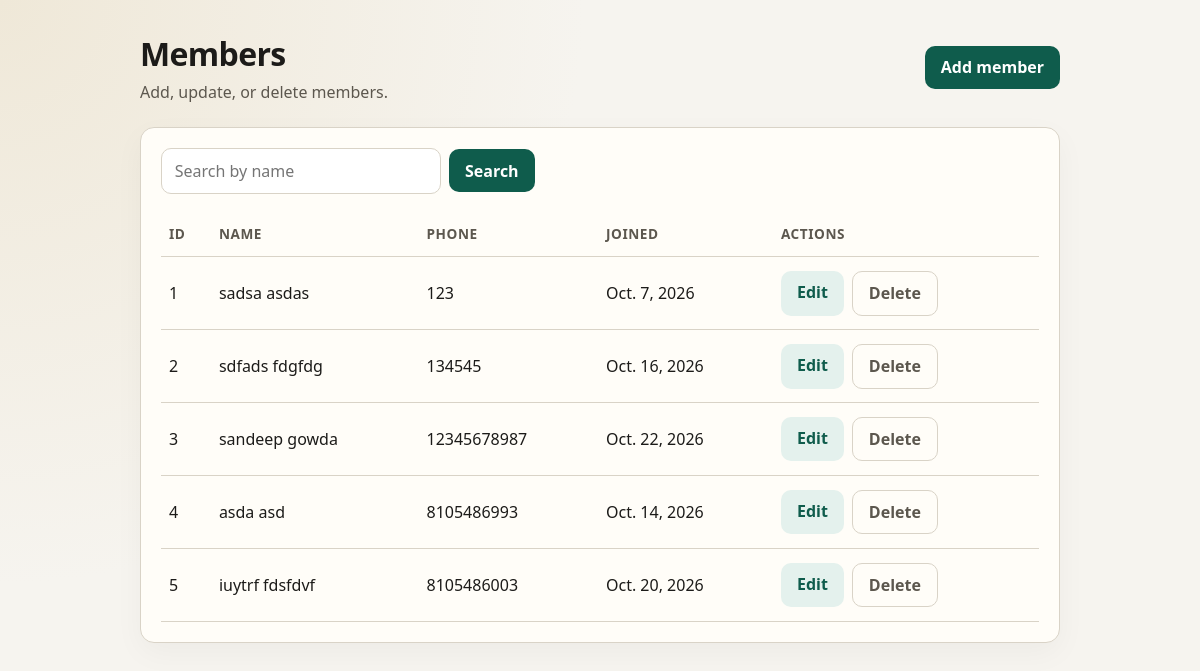
Page /app1/members/ on the committed database.
### app1/models.py (models this page shows, shortened)
class Member(models.Model):
    firstname = models.CharField(max_length=255)
    lastname = models.CharField(max_length=255)
    phone = models.IntegerField(null=True)
    joined_date = models.DateField(null=True)

### app1/views.py (the view)
# urls.py: path('members/', views.members, name='members'),
def members(request):
    query = request.GET.get('q', '').strip()
    all_members = Member.objects.all().order_by('id')
    if query:
        all_members = all_members.filter(
            Q(firstname__icontains=query) | Q(lastname__icontains=query)
        )
    template = loader.get_template('members.html')
    context = {
        'members': all_members,
        'query': query,
    }
    return HttpResponse(template.render(context, request))

### app1/templates/members.html (shortened to what this page needs)
{% extends "base.html" %}
{% block content %}
<header>
  <div>
    <h1>Members</h1>
    <p class="lead">Add, update, or delete members.</p>
  </div>
  <a class="btn btn-primary" href="{% url 'add_member' %}">Add member</a>
</header>
<div class="panel">
  <form method="get" action="{% url 'members' %}" style="max-width: none; margin-bottom: 1rem; display: flex; gap: 0.5rem; align-items: center;">
    <input
      type="text"
      name="q"
      value="{{ query }}"
      placeholder="Search by name"
      style="max-width: 280px;"
    />
    <button class="btn btn-primary" type="submit">Search</button>
  </form>
  {% if members %}
  <table>
    <thead>
      <tr>
        <th>ID</th>
        <th>Name</th>
        <th>Phone</th>
        <th>Joined</th>
        <th>Actions</th>
      </tr>
    </thead>
    <tbody>
      {% for member in members %}
      <tr>
        <td>{{ member.id }}</td>
        <td>{{ member.firstname }} {{ member.lastname }}</td>
        <td>{{ member.phone|default:"—" }}</td>
        <td>{{ member.joined_date|default:"—" }}</td>
        <td>
          <div class="actions">
            <a class="btn btn-secondary" href="{% url 'update_member' member.id %}">Edit</a>
            <a class="btn btn-ghost" href="{% url 'delete_member' member.id %}">Delete</a>
          </div>
        </td>
      </tr>
      {% endfor %}
    </tbody>
  </table>
  {% elif query %}
  <p class="empty">No members match “{{ query }}”.</p>
  {% else %}
  <p class="empty">No members yet. Add your first one.</p>
  {% endif %}
</div>
{% endblock %}

### app1/templates/base.html (style rules this page uses)
:root { --bg: #f6f4ef; --ink: #1c1b19; --muted: #5c574e; --line: #d9d3c7; --accent: #0f5c4c; --accent-soft: #e4f1ed; --danger: #8b2e2e; --danger-soft: #f7e8e8; --card: #fffdf8; }
* { box-sizing: border-box; }
body { margin: 0; font-family: "Segoe UI", Tahoma, Geneva, Verdana, sans-serif; background: radial-gradient(circle at top left, #efe8d8 0%, transparent 40%), var(--bg); color: var(--ink); min-height: 100vh; }
header { display: flex; align-items: center; justify-content: space-between; gap: 1rem; margin-bottom: 1.5rem; }
h1, h2 { margin: 0; font-weight: 650; letter-spacing: -0.02em; }
p.lead { margin: 0.35rem 0 0; color: var(--muted); }
.panel { background: var(--card); border: 1px solid var(--line); border-radius: 14px; padding: 1.25rem; box-shadow: 0 10px 30px rgba(28, 27, 25, 0.04); }
.btn { display: inline-block; border: 0; border-radius: 10px; padding: 0.65rem 1rem; text-decoration: none; font: inherit; font-weight: 600; cursor: pointer; }
.btn-primary { background: var(--accent); color: white; }
.btn-secondary { background: var(--accent-soft); color: var(--accent); }
.btn-ghost { background: transparent; color: var(--muted); border: 1px solid var(--line); }
.actions { display: flex; flex-wrap: wrap; gap: 0.5rem; }
table { width: 100%; border-collapse: collapse; }
th, td { text-align: left; padding: 0.85rem 0.5rem; border-bottom: 1px solid var(--line); vertical-align: middle; }
th { color: var(--muted); font-size: 0.85rem; font-weight: 600; text-transform: uppercase; letter-spacing: 0.04em; }
form { display: grid; gap: 1rem; max-width: 420px; }
input { width: 100%; border: 1px solid var(--line); border-radius: 10px; padding: 0.7rem 0.8rem; font: inherit; background: white; }

### rows in the picture
Member: id "1", firstname "sadsa", lastname "asdas", phone "123", joined_date "Oct. 7, 2026"
Member: id "2", firstname "sdfads", lastname "fdgfdg", phone "134545", joined_date "Oct. 16, 2026"
Member: id "3", firstname "sandeep", lastname "gowda", phone "12345678987", joined_date "Oct. 22, 2026"
Member: id "4", firstname "asda", lastname "asd", phone "8105486993", joined_date "Oct. 14, 2026"
Member: id "5", firstname "iuytrf", lastname "fdsfdvf", phone "8105486003", joined_date "Oct. 20, 2026"
